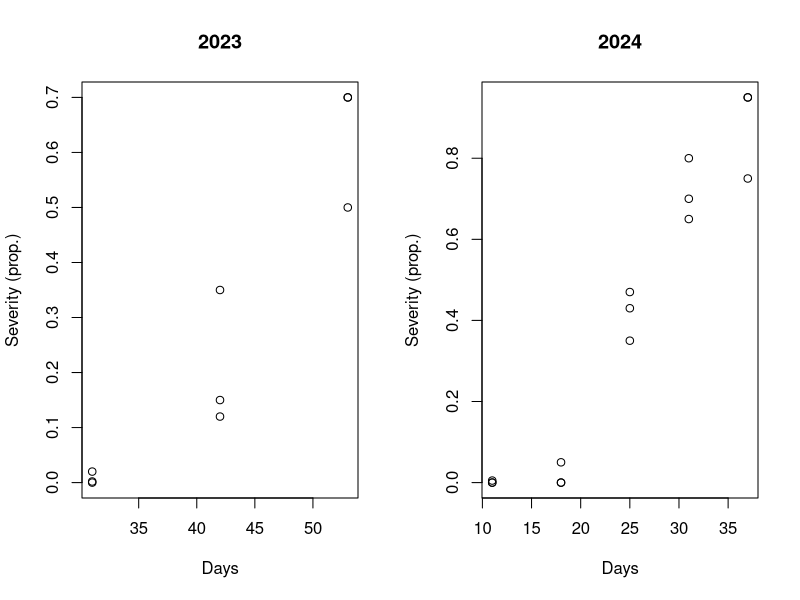
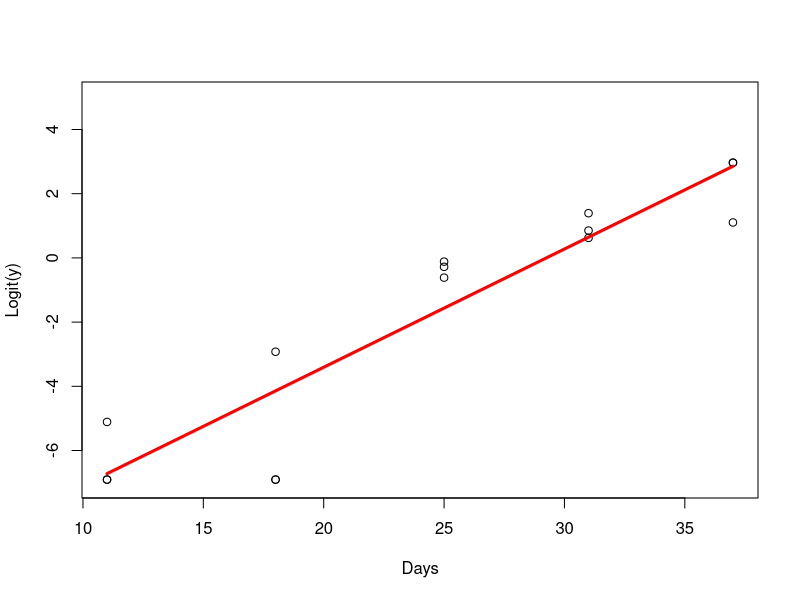
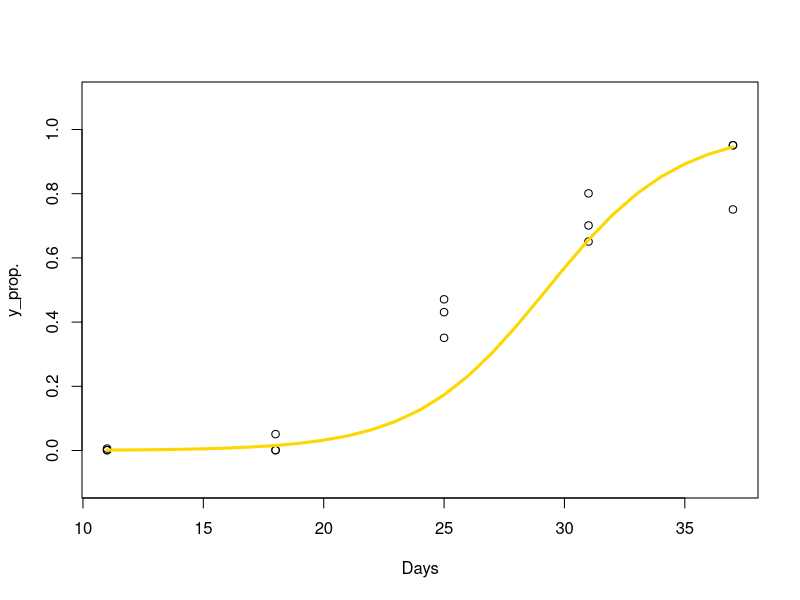
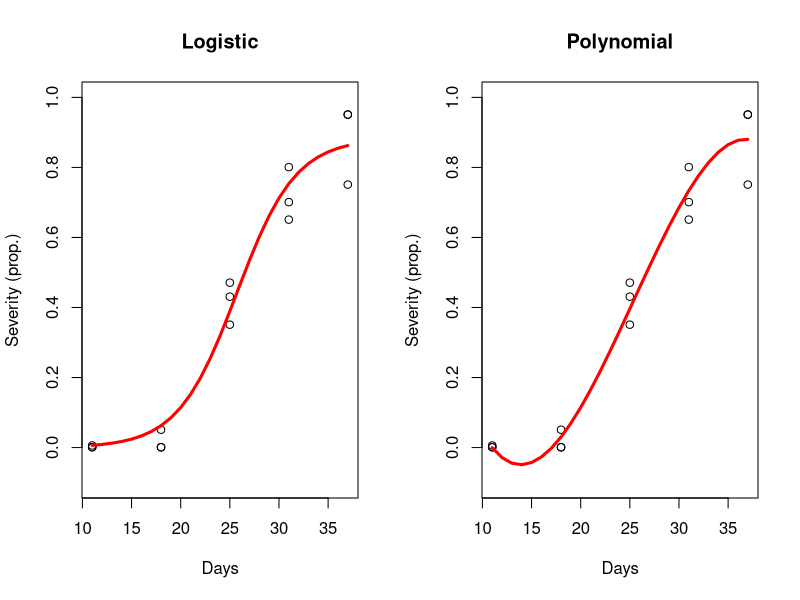
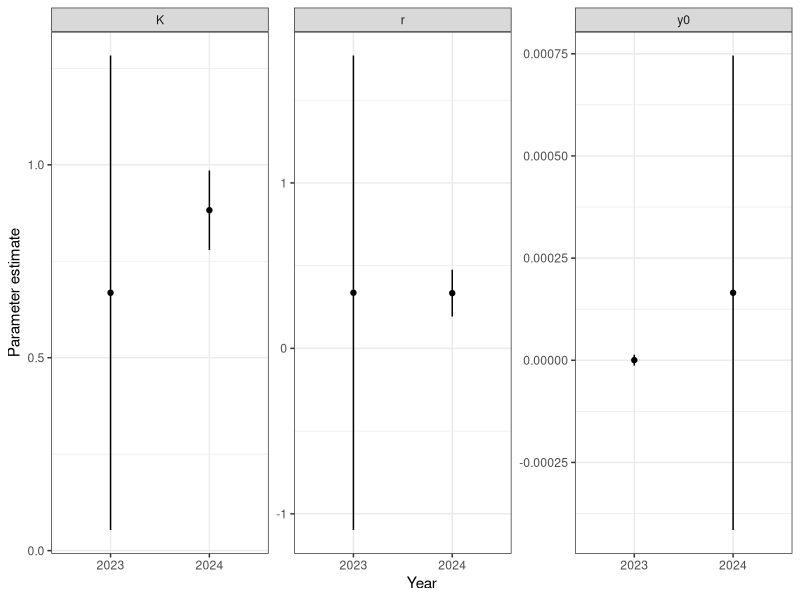
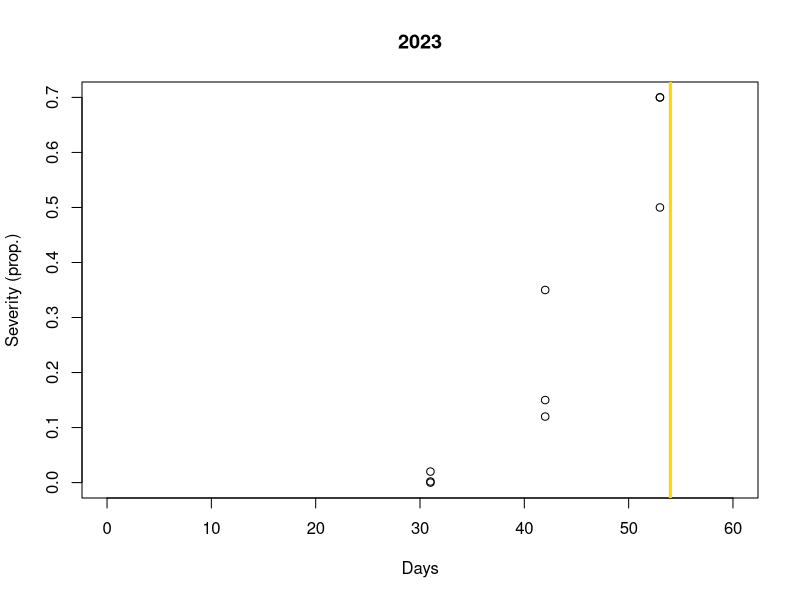
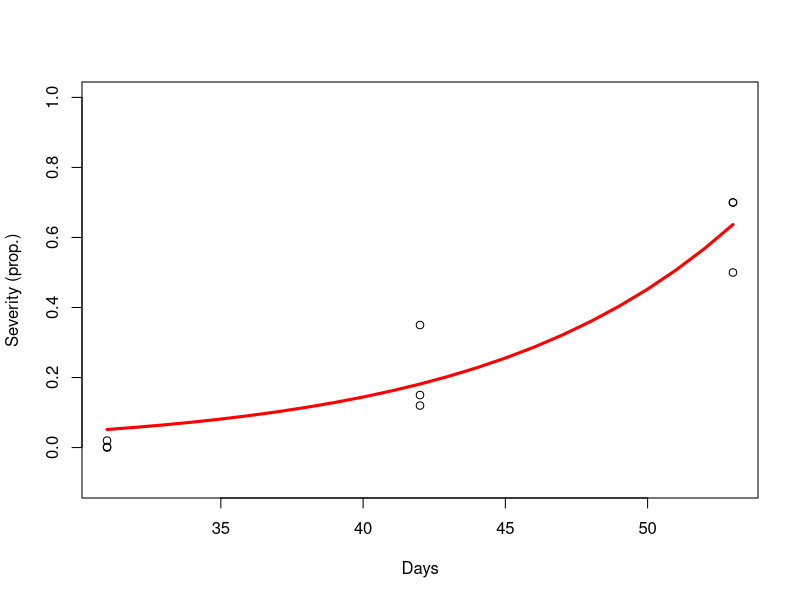
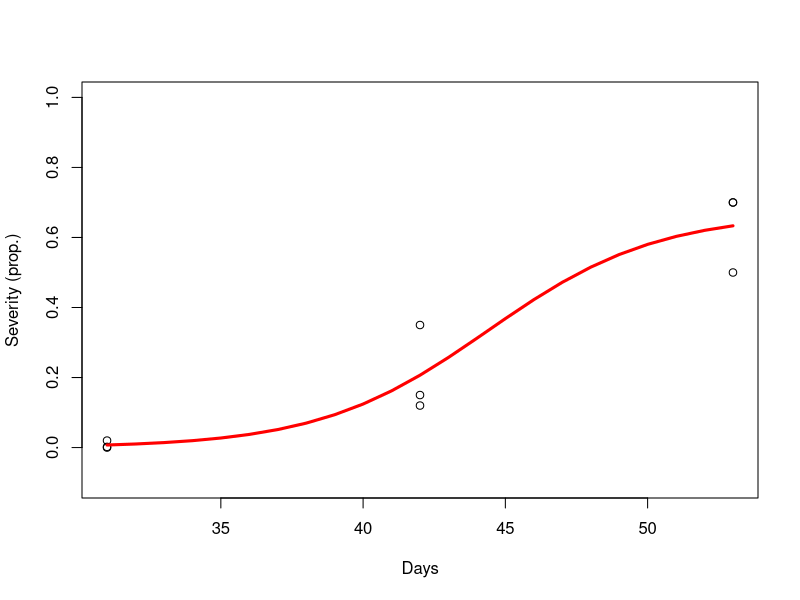

R code for these plots, in order:
## ---- chunk 1
df <- read.csv("nonlin.csv")
df$p_sev <- df$severity/100
df_a <- df[which(df$var == "a"),]

par(mfrow = c(1, 2))

plot(df_a$time[df_a$year == 2023], df_a$p_sev[df_a$year == 2023], main = "2023", xlab = "Days", ylab = "Severity (prop.)")

plot(df_a$time[df_a$year == 2024], df_a$p_sev[df_a$year == 2024], main = "2024", xlab = "Days", ylab = "Severity (prop.)")

par(mfrow = c(1, 1))
## ---- chunk 2
# Data 2024 variety a
a_24 <- df_a[which(df_a$year == 2024),]
a_24$p_sev <- a_24$p_sev + 0.001

# Logit transformation
a_24$l_sev <- log(a_24$p_sev/(1-a_24$p_sev)) # Logit

# Fit the model
m1 <- lm(l_sev ~ time, data = a_24)

# Make predictions
m1_pred <- data.frame(
  time = seq(min(a_24$time), max(a_24$time), by = 1)
)
m1_pred$pred <- predict(m1, newdata = m1_pred)

# Plot predictions
m1_pred$inv_logit <- 1/(1+exp(-m1_pred$pred))
plot(a_24$time, a_24$l_sev, ylab = "Logit(y)", xlab = "Days", ylim = c(-7, 5))
lines(m1_pred$time, m1_pred$pred, lwd = 3, col = "red")

plot(a_24$time, a_24$p_sev, ylab = "y_prop.", xlab = "Days", ylim = c(-0.1, 1.1))
lines(m1_pred$time, m1_pred$inv_logit, lwd = 3, col = "gold")
## ---- chunk 3
# Fit the logistic model
m2 <- nls(p_sev ~ K/(1 + ((K-y0)/y0)*exp(-r*time)), data = a_24, start = list(K = 0.7, y0 = 0.001, r = 0.2))

# Make predictions
m2_pred <- data.frame(
  time = seq(min(a_24$time), max(a_24$time), by = 1))

m2_pred$pred <- predict(m2, newdata = m2_pred)
## ---- chunk 4
# Fit the polynomial model
m3 <- lm(p_sev ~ poly(time, degree = 3), data = a_24)

# Make predictions
m3_pred <- data.frame(
  time = seq(min(a_24$time), max(a_24$time), by = 1))

m3_pred$pred <- predict(m3, newdata = m3_pred)
## ---- chunk 5
par(mfrow = c(1, 2))

# Plot predictions for logistic
plot(a_24$time, a_24$p_sev, ylab = "Severity (prop.)", xlab = "Days", ylim = c(-0.1, 1), main = "Logistic")
lines(m2_pred$time, m2_pred$pred, lwd = 3, col = "red")

# Plot predictions for polynomial
plot(a_24$time, a_24$p_sev, ylab = "Severity (prop.)", xlab = "Days", ylim = c(-0.1, 1), main = "Polynomial")
lines(m3_pred$time, m3_pred$pred, lwd = 3, col = "red")

par(mfrow = c(1, 1))
## ---- chunk 6
library(ggplot2)
a_23 <- df_a[which(df_a$year == 2023),]

fit23 <- nls(p_sev ~ K/(1 + ((K-y0)/y0)*exp(-r*time)), data = a_23, start = list(K = 0.7, y0 = 0.001, r = 0.2))
fit24 <- nls(p_sev ~ K/(1 + ((K-y0)/y0)*exp(-r*time)), data = a_24, start = list(K = 0.7, y0 = 0.001, r = 0.2))

vc23 <- vcov(fit23)
vc24 <- vcov(fit24)

se23 <- sqrt(diag(vc23))
se24 <- sqrt(diag(vc24))

table_data <- data.frame(
  year = c(rep(2023, 3), rep(2024, 3)),
  par = c(rep(c("K", "y0", "r"), 2)),
  estimate = c(as.numeric(coef(fit23)[1]), as.numeric(coef(fit23)[2]), as.numeric(coef(fit23)[3]), as.numeric(coef(fit24)[1]), as.numeric(coef(fit24)[2]), as.numeric(coef(fit24)[3])),
  
  est_lb = c(as.numeric(coef(fit23)[1])-1.96*se23["K"], as.numeric(coef(fit23)[2])-1.96*se23["y0"], as.numeric(coef(fit23)[3])-1.96*se23["r"], as.numeric(coef(fit24)[1])-1.96*se24["K"], as.numeric(coef(fit24)[2])-1.96*se24["y0"], as.numeric(coef(fit24)[3])-1.96*se24["r"]),
  
  est_ub = c(as.numeric(coef(fit23)[1])+1.96*se23["K"], as.numeric(coef(fit23)[2])+1.96*se23["y0"], as.numeric(coef(fit23)[3])+1.96*se23["r"], as.numeric(coef(fit24)[1])+1.96*se24["K"], as.numeric(coef(fit24)[2])+1.96*se24["y0"], as.numeric(coef(fit24)[3])+1.96*se24["r"])
)

ggplot(table_data, aes(as.factor(year), estimate)) +
  geom_linerange(aes(ymin = est_lb, ymax = est_ub)) +
  geom_point() +
  facet_wrap(~par, scales = "free_y") +
  theme_bw() +
  ylab("Parameter estimate") +
  xlab("Year")
## ---- chunk 7
vcov_m23 <- vcov(fit23)
cor_m23 <- cov2cor(vcov_m23)
cor_m23
## ---- chunk 8
vcov_m24 <- vcov(fit24)
cor_m24 <- cov2cor(vcov_m24)
cor_m24
## ---- chunk 9
plot(df_a$time[df_a$year == 2023], df_a$p_sev[df_a$year == 2023], main = "2023", xlab = "Days", ylab = "Severity (prop.)", xlim = c(0, 60))
abline(v = max(df_a$time[df_a$year == 2023]) + 1, lwd = 3, col = "gold")
## ---- chunk 10
# Data variety a, 2023
a_23 <- df[which(df$var == "a" & df$year == 2023),]

# Fit the model
m4 <- nls(p_sev ~ 100/(1 + ((100-y0)/y0)*exp(-r*time)), data = a_23, start = list(y0 = 0.001, r = 0.2))

# Make predictions
m4_pred <- data.frame(
  time = seq(min(a_23$time), max(a_23$time))
)

m4_pred$pred <- predict(m4, newdata = m4_pred)

# Plot predictions
plot(a_23$time, a_23$p_sev, ylab = "Severity (prop.)", xlab = "Days", ylim = c(-0.1, 1))
lines(m4_pred$time, m4_pred$pred, lwd = 3, col = 'red')
## ---- chunk 11
# Fit the model
m5 <- nls(p_sev ~ K/(1 + ((K-y0)/y0)*exp(-r*time)), data = a_23, start = list(K = 0.7, y0 = 0.001, r = 0.2))

# Make predictions
m5_pred <- data.frame(
  time = seq(min(a_23$time), max(a_23$time))
)

m5_pred$pred <- predict(m5, newdata = m5_pred)

# Plot predictions
plot(a_23$time, a_23$p_sev, ylab = "Severity (prop.)", xlab = "Days", ylim = c(-0.1, 1))
lines(m5_pred$time, m5_pred$pred, lwd = 3, col = 'red')
## ---- chunk 12
vc4 <- vcov(m4)
vc5 <- vcov(m5)

se4 <- sqrt(diag(vc4))
se5 <- sqrt(diag(vc5))

table_data <- data.frame(
  models = c(rep("K = 1", 3), rep("K Est.", 3)),
  par = c(rep(c("K", "y0", "r"), 2)),
  
  estimate = c(1, as.numeric(coef(m4)[1]), as.numeric(coef(m4)[2]), as.numeric(coef(m5)[1]), as.numeric(coef(m5)[2]), as.numeric(coef(m5)[3])),
  
  est_lb = c(1, as.numeric(coef(m4)[1])-1.96*se4["y0"], as.numeric(coef(m4)[2])-1.96*se4["r"], as.numeric(coef(m5)[1])-1.96*se5["K"], as.numeric(coef(m5)[2])-1.96*se5["y0"], as.numeric(coef(m5)[3])-1.96*se5["r"]),
  
  est_ub = c(1, as.numeric(coef(m4)[1])+1.96*se4["y0"], as.numeric(coef(m4)[2])+1.96*se4["r"], as.numeric(coef(m5)[1])+1.96*se5["K"], as.numeric(coef(m5)[2])+1.96*se5["y0"], as.numeric(coef(m5)[3])+1.96*se5["r"])
)

ggplot(table_data, aes(as.factor(models), estimate)) +
  geom_linerange(aes(ymin = est_lb, ymax = est_ub)) +
  geom_point() +
  facet_wrap(~par, scales = "free_y") +
  theme_bw() +
  ylab("Parameter estimate") +
  xlab("Year")
